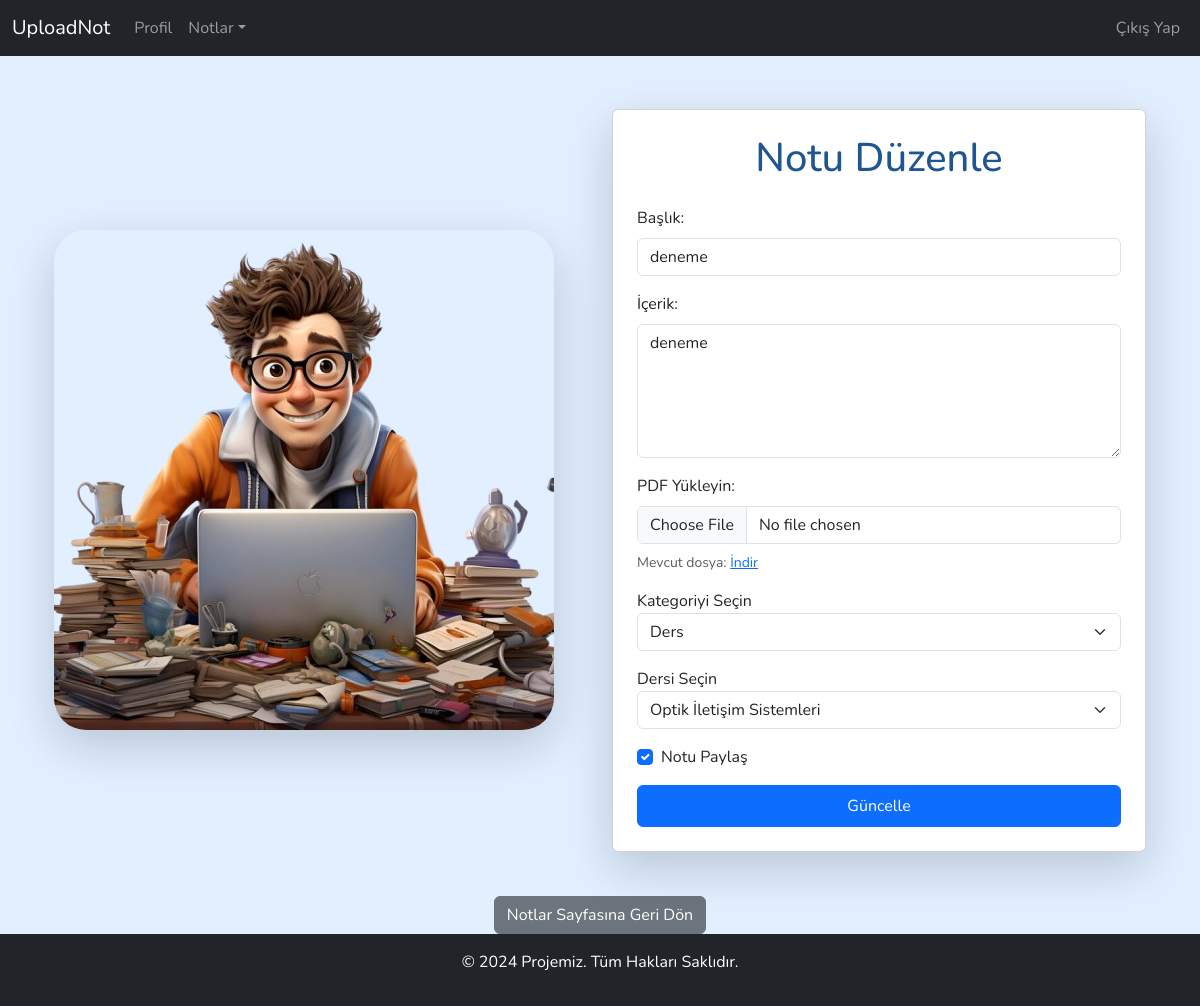
Page /notes/83/update/ (signed in) on the committed database.
### notlar/models.py (models this page shows, shortened)
class Note(models.Model):
    CATEGORY_CHOICES = [
        ("genel", "Genel"),
        ("ders", "Ders"),
        ("is", "İş"),
        ("spor", "Spor"),
        ("teknoloji", "Teknoloji"),
        ("saglik", "Sağlık"),
        ("egitim", "Eğitim"),
    ]
    DERS_CHOICES = [
        ("elektrik_makinalari", "Elektrik Makineleri"),
        ("sinyaller_sistemler", "Sinyaller ve Sistemler"),
        ("devre_teorisi", "Devre Teorisi"),
        ("elektronik", "Elektronik"),
        ("kontrol_sistemleri", "Kontrol Sistemleri"),
        ("enerji_sistemleri", "Enerji Sistemleri"),
        ("elektrik_guc_sistemleri", "Elektrik Güç Sistemleri"),
        ("dijital_elektronik", "Dijital Elektronik"),
        ("mikrodenetleyiciler", "Mikrodenetleyiciler"),
        ("haberlesme_sistemleri", "Haberleşme Sistemleri"),
        ("elektromanyetik_alanlar", "Elektromanyetik Alanlar"),
        ("endustriyel_uygulamalar", "Endüstriyel Uygulamalar"),
        ("yenilenebilir_enerji", "Yenilenebilir Enerji Sistemleri"),
        ("robotik", "Robotik"),
        ("otomasyon", "Otomasyon Sistemleri"),
        ("yapay_zeka", "Yapay Zeka"),
        ("bilgisayar_muhendisligi", "Bilgisayar Mühendisliği"),
        ("sensör_teknolojileri", "Sensör Teknolojileri"),
        ("guc_elektronigi", "Güç Elektroniği"),
        ("optik_iletime", "Optik İletişim Sistemleri"),
        ("motor_kontrol", "Motor Kontrol Sistemleri"),
        ("isaret_isleme", "İşaret İşleme"),
    ]
    title = models.CharField(max_length=100)
    content = models.TextField()
    file = models.FileField(upload_to="notlar/", blank=True, null=True)
    created_at = models.DateTimeField(auto_now_add=True)
    updated_at = models.DateTimeField(auto_now=True)
    is_shared = models.BooleanField(default=False)
    kategori = models.CharField(
        max_length=50,
        choices=CATEGORY_CHOICES,
        verbose_name="Kategori",
        default="genel",
    )
    ders_kategori = models.CharField(
        max_length=50,
        choices=DERS_CHOICES,
        blank=True,
        null=True,
        verbose_name="Ders Kategori",
    )
    user = models.ForeignKey(
        User, on_delete=models.CASCADE
    )  # Kullanıcıya ilişkilendirme

### notlar/views.py (the view)
# urls.py: path("notes/<int:pk>/update/", views.update_note, name="update_note"),
@login_required
def update_note(request, pk):
    note = get_object_or_404(Note, pk=pk, user=request.user)
    if request.method == "POST":
        form = NoteForm(
            request.POST, request.FILES, instance=note
        )  # Var olan notu düzenle
        if form.is_valid():
            form.save()
            return redirect("notlar")
    else:
        form = NoteForm(instance=note)  # Var olan notun içeriği formda
    return render(request, "update_note.html", {"form": form})

### notlar/forms.py
class NoteForm(forms.ModelForm):
    class Meta:
        model = Note
        fields = [
            "title",
            "content",
            "file",
            "is_shared",
            "kategori",
            "ders_kategori",
        ]  # Note modelindek
        widgets = {
            "is_shared": forms.CheckboxInput(attrs={"class": "form-check-input"}),
            "kategori": forms.Select(
                attrs={"class": "form-select"}
            ),  # Kategori için dropdown menü
            "ders_kategori": forms.Select(
                attrs={"class": "form-select"}
            ),  # Alt kategori için dropdown menü
        }

### notlar/templates/update_note.html (shortened to what this page needs)
{% extends "base.html" %}
{% load static %}
{% block content %}
    <div class="container">
        <div class="row justify-content-center align-items-center"
             style="min-height: 100vh">
            <div class="col-md-6 mb-4 mb-md-0">
                <img src="{% static 'images/boys2.png' %}"
                     class="img-fluid rounded shadow-lg rounded-5"
                     alt="Not Resmi">
            </div>
            <div class="col-md-6">
                <div class="card shadow-lg p-4">
                    <h1 class="text-center mb-4" style="color: #1f5692;">Notu Düzenle</h1>
                    <form method="post" enctype="multipart/form-data">
                        <div class="mb-3">
                            <label for="id_title" class="form-label">Başlık:</label>
                            <input type="text"
                                   name="title"
                                   id="id_title"
                                   class="form-control"
                                   value="{{ form.title.value }}"
                                   maxlength="100"
                                   required>
                        </div>
                        <div class="mb-3">
                            <label for="id_content" class="form-label">İçerik:</label>
                            <textarea name="content" id="id_content" class="form-control" rows="5" required>{{ form.content.value }}</textarea>
                        </div>
                        <div class="mb-3">
                            <label for="id_file" class="form-label">PDF Yükleyin:</label>
                            <input type="file" name="file" id="id_file" class="form-control">
                            {% if form.file.value %}
                                <small class="text-muted mt-2 d-block">Mevcut dosya: <a href="{{ form.file.value.url }}" target="_blank">İndir</a></small>
                            {% endif %}
                        </div>
                        <div class="mb-3">
                            <label for="id_kategori" class="form-check-label">Kategoriyi Seçin</label>
                            {{ form.kategori }}
                        </div>
                        <div class="mb-3">
                            <label for="id_ders_kategori" class="form-check-label">Dersi Seçin</label>
                            {{ form.ders_kategori }}
                        </div>
                        <div class="mb-3 form-check">
                            <input type="checkbox"
                                   name="is_shared"
                                   id="id_is_shared"
                                   class="form-check-input"
                                   {% if form.is_shared.value %}checked{% endif %}>
                            <label for="id_is_shared" class="form-check-label">Notu Paylaş</label>
                        </div>
                        <button type="submit" class="btn btn-primary w-100 py-2">Güncelle</button>
                    </form>
                </div>
            </div>
        </div>
        <div class="text-center mt-3">
            <a href="{% url 'notlar' %}" class="btn btn-secondary">Notlar Sayfasına Geri Dön</a>
        </div>
    </div>
{% endblock content %}

### notlar/static/css/style.css (style rules this page uses)
body { background-color: #e1efff !important; }
:root { --bs-font-sans-serif: 'Nunito', sans-serif !important; }

### rows in the picture
Note: title "deneme", content "deneme", kategori "Ders", ders_kategori "Optik İletişim Sistemleri"
